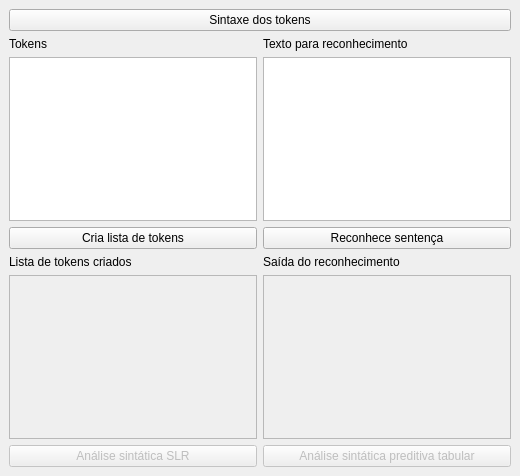
<?xml version="1.0" encoding="UTF-8"?>
<ui version="4.0">
 <class>MainWindow</class>
 <widget class="QMainWindow" name="MainWindow">
  <property name="geometry">
   <rect>
    <x>0</x>
    <y>0</y>
    <width>520</width>
    <height>476</height>
   </rect>
  </property>
  <property name="windowTitle">
   <string>MainWindow</string>
  </property>
  <widget class="QWidget" name="centralwidget">
   <layout class="QGridLayout" name="gridLayout_2">
    <item row="1" column="0">
     <layout class="QGridLayout" name="gridLayout">
      <item row="9" column="0">
       <widget class="QPlainTextEdit" name="listaTokens">
        <property name="enabled">
         <bool>false</bool>
        </property>
       </widget>
      </item>
      <item row="7" column="1">
       <widget class="QPushButton" name="botaoReconhece">
        <property name="text">
         <string>Reconhece sentença</string>
        </property>
       </widget>
      </item>
      <item row="8" column="1">
       <widget class="QLabel" name="label_4">
        <property name="text">
         <string>Saída do reconhecimento</string>
        </property>
       </widget>
      </item>
      <item row="2" column="0" alignment="Qt::AlignLeft|Qt::AlignBottom">
       <widget class="QLabel" name="label">
        <property name="text">
         <string>Tokens</string>
        </property>
       </widget>
      </item>
      <item row="2" column="1">
       <widget class="QLabel" name="label_2">
        <property name="text">
         <string>Texto para reconhecimento</string>
        </property>
       </widget>
      </item>
      <item row="9" column="1">
       <widget class="QPlainTextEdit" name="infoReconhecimento">
        <property name="enabled">
         <bool>false</bool>
        </property>
       </widget>
      </item>
      <item row="5" column="1">
       <widget class="QPlainTextEdit" name="textoReconhecimento"/>
      </item>
      <item row="7" column="0">
       <widget class="QPushButton" name="botaoTokenLista">
        <property name="text">
         <string>Cria lista de tokens</string>
        </property>
       </widget>
      </item>
      <item row="10" column="0">
       <widget class="QPushButton" name="botaoSLR">
        <property name="enabled">
         <bool>false</bool>
        </property>
        <property name="text">
         <string>Análise sintática SLR</string>
        </property>
       </widget>
      </item>
      <item row="10" column="1">
       <widget class="QPushButton" name="botaoTabular">
        <property name="enabled">
         <bool>false</bool>
        </property>
        <property name="text">
         <string>Análise sintática preditiva tabular</string>
        </property>
       </widget>
      </item>
      <item row="8" column="0">
       <widget class="QLabel" name="label_3">
        <property name="text">
         <string>Lista de tokens criados</string>
        </property>
       </widget>
      </item>
      <item row="5" column="0">
       <widget class="QPlainTextEdit" name="textoTokens">
        <property name="enabled">
         <bool>true</bool>
        </property>
       </widget>
      </item>
     </layout>
    </item>
    <item row="0" column="0">
     <widget class="QPushButton" name="sintaxeButton">
      <property name="text">
       <string>Sintaxe dos tokens</string>
      </property>
     </widget>
    </item>
   </layout>
  </widget>
 </widget>
 <resources/>
 <connections/>
</ui>
